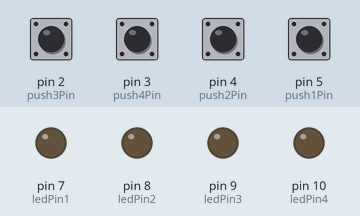
The sketch below on a simulated Arduino Uno, built with avr-gcc and run on an emulated ATmega328P. Shown: output pins drawn as LEDs (lit = HIGH). The inputs (shaded band) are chosen by the test bench; at power-on: pin 2 (push3Pin), pin 3 (push4Pin), pin 4 (push2Pin), pin 5 (push1Pin) LOW. What the sketch prints to the serial monitor is not drawn.

Above: at 1.8 s.
1.9 s: pin 2 (push3Pin) pulled HIGH for 0.6 s
At 2.4 s:
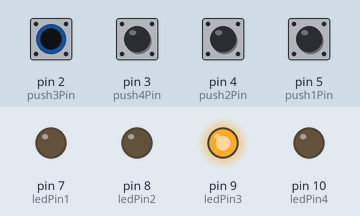
4.0 s: pin 3 (push4Pin) pulled HIGH for 0.6 s
At 4.7 s:
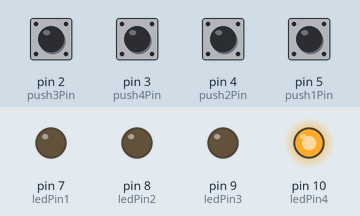
6.5 s: pin 4 (push2Pin) pulled HIGH for 0.6 s
At 7.3 s:
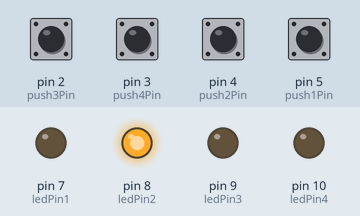
9.0 s: pin 5 (push1Pin) pulled HIGH for 0.6 s
At 9.8 s:
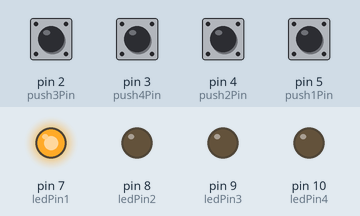
11.5 s: pin 2 (push3Pin) driven HIGH and pin 3 (push4Pin) driven HIGH
At 12.0 s:
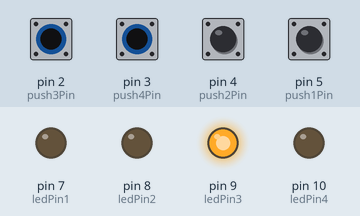
14.5 s: pin 2 (push3Pin) driven LOW
At 15.6 s:
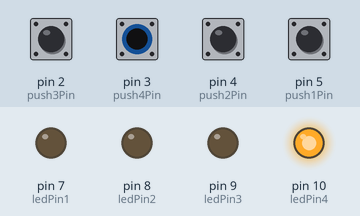
Timing chart, 0 to 17.5 s (numbered marks = the images above; inputs shaded):
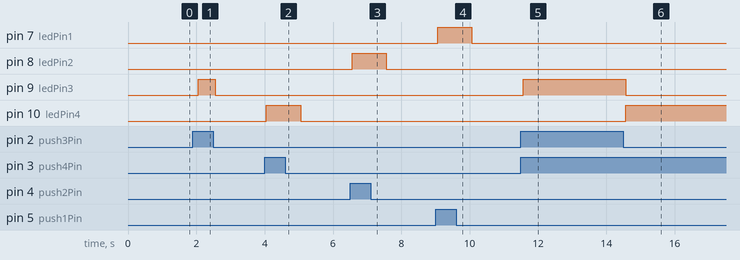

Measured:
- after the input at 1.9 s, pin 9 (ledPin3): LOW → HIGH after 0.15 s, → LOW 0.50 s later
- after the input at 4.0 s, pin 10 (ledPin4): LOW → HIGH after 0.05 s, → LOW 1.0 s later
- after the input at 6.5 s, pin 8 (ledPin2): LOW → HIGH after 0.06 s, → LOW 1.0 s later
- after the input at 9.0 s, pin 7 (ledPin1): LOW → HIGH after 0.06 s, → LOW 1.0 s later
- after the input at 11.5 s, pin 9 (ledPin3): LOW → HIGH after 0.06 s
- after the input at 14.5 s, pin 9 (ledPin3): HIGH → LOW after 0.07 s; pin 10 (ledPin4): LOW → HIGH after 0.07 s

The sketch:

eecit-exp-01-leds-pushbuttons.ino
```cpp
// © 2025, Cognifront. Member of The IoT Kits Family.

// Experiment 1: Introduction to Arduino and Digital I/O Control

// Define push button input pins
int push1Pin = 5;
int push2Pin = 4;
int push3Pin = 2;
int push4Pin = 3;

// Variables to store button states
int push1Value;
int push2Value;
int push3Value;
int push4Value;

// Define LED output pins
int ledPin1 = 7;
int ledPin2 = 8;
int ledPin3 = 9;
int ledPin4 = 10;

void setup() {
  // Start serial communication at 9600 baud for debugging
  Serial.begin(9600);

  // Set push button pins as inputs
  pinMode(push1Pin, INPUT);
  pinMode(push2Pin, INPUT);
  pinMode(push3Pin, INPUT);
  pinMode(push4Pin, INPUT);

  // Set LED pins as outputs
  pinMode(ledPin1, OUTPUT);
  pinMode(ledPin2, OUTPUT);
  pinMode(ledPin3, OUTPUT);
  pinMode(ledPin4, OUTPUT);

  Serial.println("System Initialized: Monitoring Push Buttons and LEDs...");
}

void loop() {
  // Read the state of each push button (HIGH = pressed, LOW = not pressed)
  push1Value = digitalRead(push1Pin);
  push2Value = digitalRead(push2Pin);
  push3Value = digitalRead(push3Pin);
  push4Value = digitalRead(push4Pin);

  // Determine LED states and print to Serial Monitor
  if(push1Value == HIGH) {
    digitalWrite(ledPin1, HIGH);
    digitalWrite(ledPin2, LOW);
    digitalWrite(ledPin3, LOW);
    digitalWrite(ledPin4, LOW);
    Serial.println("Button1 PRESSED → LED1 ON");
  }
  else if(push2Value == HIGH) {
    digitalWrite(ledPin1, LOW);
    digitalWrite(ledPin2, HIGH);
    digitalWrite(ledPin3, LOW);
    digitalWrite(ledPin4, LOW);
    Serial.println("Button2 PRESSED → LED2 ON");
  }
  else if(push3Value == HIGH) {
    digitalWrite(ledPin1, LOW);
    digitalWrite(ledPin2, LOW);
    digitalWrite(ledPin3, HIGH);
    digitalWrite(ledPin4, LOW);
    Serial.println("Button3 PRESSED → LED3 ON");
  }
  else if(push4Value == HIGH) {
    digitalWrite(ledPin1, LOW);
    digitalWrite(ledPin2, LOW);
    digitalWrite(ledPin3, LOW);
    digitalWrite(ledPin4, HIGH);
    Serial.println("Button4 PRESSED → LED4 ON");
  }
  else {
    // If no button is pressed, turn OFF all LEDs
    digitalWrite(ledPin1, LOW);
    digitalWrite(ledPin2, LOW);
    digitalWrite(ledPin3, LOW);
    digitalWrite(ledPin4, LOW);
    Serial.println("No button pressed → All LEDs OFF");
  }

  // Print raw pushbutton states for debugging
  Serial.print("Buttons: ");
  Serial.print(push1Value);
  Serial.print(" ");
  Serial.print(push2Value);
  Serial.print(" ");
  Serial.print(push3Value);
  Serial.print(" ");
  Serial.println(push4Value);

  delay(500); // Small delay for better readability in Serial Monitor
}
```
